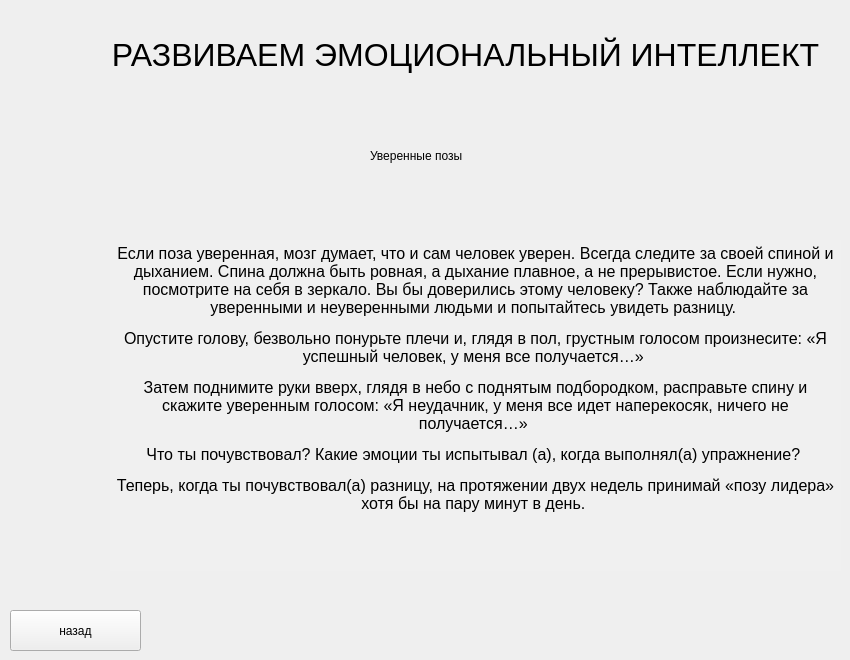
   <widget class="QWidget" name="page_69">
    <widget class="QLabel" name="label_349">
     <property name="geometry">
      <rect>
       <x>370</x>
       <y>130</y>
       <width>221</width>
       <height>51</height>
      </rect>
     </property>
     <property name="styleSheet">
      <string notr="true">font: 20pt &quot;Arial&quot;;</string>
     </property>
     <property name="text">
      <string>Уверенные позы</string>
     </property>
    </widget>
    <widget class="QTextEdit" name="textEdit_132">
     <property name="enabled">
      <bool>false</bool>
     </property>
     <property name="geometry">
      <rect>
       <x>110</x>
       <y>240</y>
       <width>731</width>
       <height>331</height>
      </rect>
     </property>
     <property name="styleSheet">
      <string notr="true">font: 12pt &quot;Arial&quot;;
background-color:#f0f0f0;
border:0;
color:black;</string>
     </property>
     <property name="verticalScrollBarPolicy">
      <enum>Qt::ScrollBarAlwaysOff</enum>
     </property>
     <property name="horizontalScrollBarPolicy">
      <enum>Qt::ScrollBarAlwaysOff</enum>
     </property>
     <property name="html">
      <string>&lt;!DOCTYPE HTML PUBLIC &quot;-//W3C//DTD HTML 4.0//EN&quot; &quot;http://www.w3.org/TR/REC-html40/strict.dtd&quot;&gt;
&lt;html&gt;&lt;head&gt;&lt;meta name=&quot;qrichtext&quot; content=&quot;1&quot; /&gt;&lt;style type=&quot;text/css&quot;&gt;
p, li { white-space: pre-wrap; }
&lt;/style&gt;&lt;/head&gt;&lt;body style=&quot; font-family:'Arial'; font-size:12pt; font-weight:400; font-style:normal;&quot;&gt;
&lt;p align=&quot;center&quot; style=&quot; margin-top:12px; margin-bottom:0px; margin-left:0px; margin-right:0px; -qt-block-indent:0; text-indent:0px;&quot;&gt;&lt;span style=&quot; font-family:'Arial','sans-serif';&quot;&gt;Если поза уверенная, мозг думает, что и сам человек уверен. Всегда следите за своей спиной и дыханием. Спина должна быть ровная, а дыхание плавное, а не прерывистое. Если нужно, посмотрите на себя в зеркало. Вы бы доверились этому человеку? Также наблюдайте за уверенными и неуверенными людьми и попытайтесь увидеть разницу. &lt;/span&gt;&lt;/p&gt;
&lt;p align=&quot;center&quot; style=&quot; margin-top:12px; margin-bottom:0px; margin-left:0px; margin-right:0px; -qt-block-indent:0; text-indent:0px;&quot;&gt;&lt;span style=&quot; font-family:'Arial','sans-serif';&quot;&gt;Опустите голову, безвольно понурьте плечи и, глядя в пол, грустным голосом произнесите: «Я успешный человек, у меня все получается…»&lt;/span&gt; &lt;/p&gt;
&lt;p align=&quot;center&quot; style=&quot; margin-top:12px; margin-bottom:0px; margin-left:0px; margin-right:0px; -qt-block-indent:0; text-indent:0px;&quot;&gt;&lt;span style=&quot; font-family:'Arial','sans-serif';&quot;&gt;Затем поднимите руки вверх, глядя в небо с поднятым подбородком, расправьте спину и скажите уверенным голосом: «Я неудачник, у меня все идет наперекосяк, ничего не получается…»&lt;/span&gt; &lt;/p&gt;
&lt;p align=&quot;center&quot; style=&quot; margin-top:12px; margin-bottom:0px; margin-left:0px; margin-right:0px; -qt-block-indent:0; text-indent:0px;&quot;&gt;&lt;span style=&quot; font-family:'Arial','sans-serif';&quot;&gt;Что ты почувствовал? Какие эмоции ты испытывал (а), когда выполнял(а) упражнение?&lt;/span&gt; &lt;/p&gt;
&lt;p align=&quot;center&quot; style=&quot; margin-top:12px; margin-bottom:0px; margin-left:0px; margin-right:0px; -qt-block-indent:0; text-indent:0px;&quot;&gt;&lt;span style=&quot; font-family:'Arial','sans-serif';&quot;&gt;Теперь, когда ты почувствовал(а) разницу, на протяжении двух недель принимай «позу лидера» хотя бы на пару минут в день. &lt;/span&gt;&lt;/p&gt;&lt;/body&gt;&lt;/html&gt;</string>
     </property>
    </widget>
    <widget class="QPushButton" name="pushButton_443">
     <property name="geometry">
      <rect>
       <x>10</x>
       <y>610</y>
       <width>131</width>
       <height>41</height>
      </rect>
     </property>
     <property name="text">
      <string>назад</string>
     </property>
    </widget>
    <widget class="QLabel" name="label_350">
     <property name="geometry">
      <rect>
       <x>100</x>
       <y>10</y>
       <width>731</width>
       <height>91</height>
      </rect>
     </property>
     <property name="styleSheet">
      <string notr="true">font-family:Arial;
font-size:24pt;</string>
     </property>
     <property name="text">
      <string>&lt;html&gt;&lt;head/&gt;&lt;body&gt;&lt;p align=&quot;center&quot;&gt;РАЗВИВАЕМ ЭМОЦИОНАЛЬНЫЙ ИНТЕЛЛЕКТ&lt;/p&gt;&lt;/body&gt;&lt;/html&gt;</string>
     </property>
    </widget>
   </widget>
